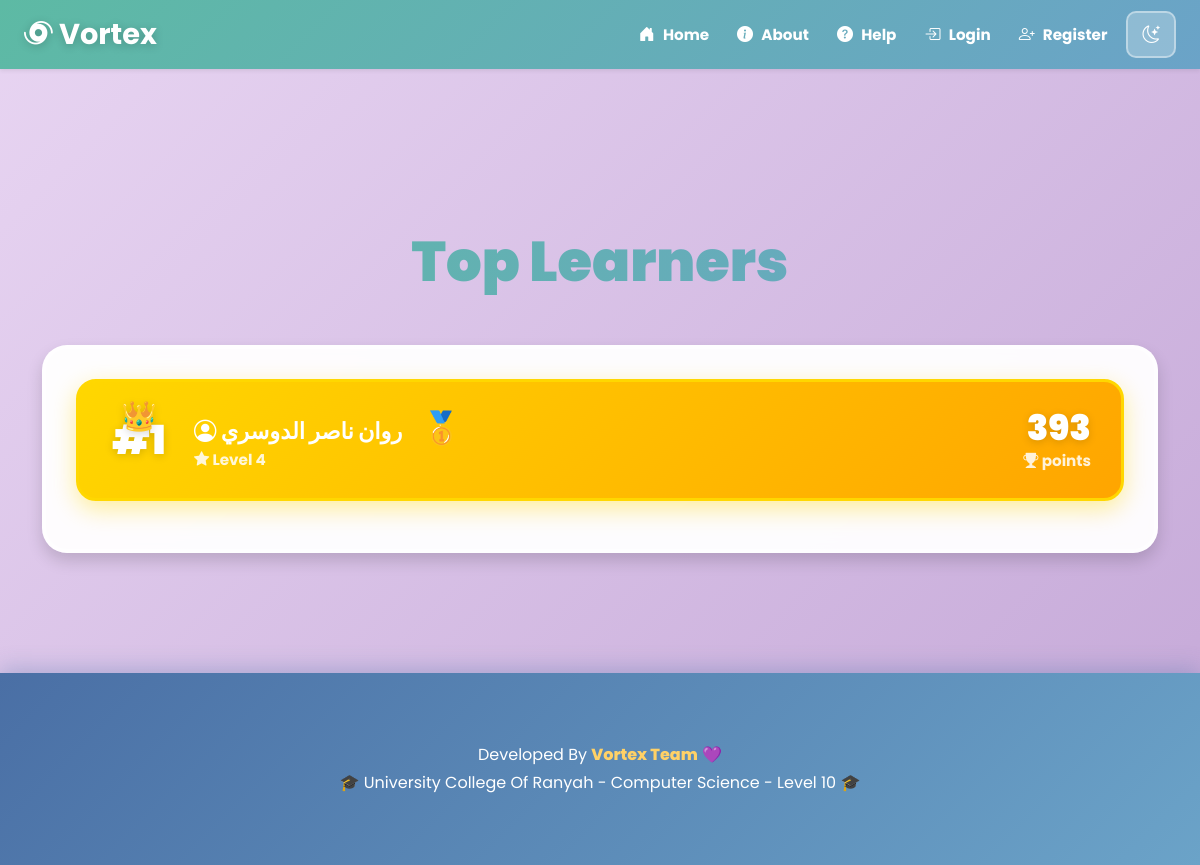
The app's page /leaderboard with its own data.
### models.py (models this page shows)
class User(UserMixin, db.Model):
    id = db.Column(db.Integer, primary_key=True)
    username = db.Column(db.String(80), unique=True, nullable=False)
    email = db.Column(db.String(120), unique=True, nullable=False)
    password = db.Column(db.String(200), nullable=False)
    score = db.Column(db.Integer, default=0)
    level = db.Column(db.Integer, default=1)
    created_at = db.Column(db.DateTime, default=datetime.utcnow)
    uploads = db.relationship('Upload', backref='user', lazy=True)
    quiz_results = db.relationship('QuizResult', backref='user', lazy=True)
    battle_participations = db.relationship('BattleParticipant', backref='user', lazy=True)
    reviews = db.relationship('Review', backref='user', lazy=True)

### app.py (the view)
@app.route('/leaderboard')
def leaderboard():
    top_users = User.query.order_by(User.score.desc()).limit(10).all()
    return render_template('leaderboard.html', users=top_users)

### templates/leaderboard.html (shortened to what this page needs)
<!DOCTYPE html>
<html lang="en">
<head>
    <link href="https://cdn.jsdelivr.net/npm/bootstrap@5.3.2/dist/css/bootstrap.min.css" rel="stylesheet">
    <link href="https://cdn.jsdelivr.net/npm/bootstrap-icons/font/bootstrap-icons.css" rel="stylesheet">
</head>
<body class="light-mode">
{% include 'navbar.html' %}
<div class="container mt-5">
    <h1>Top Learners</h1>
    <div class="card shadow">
        {% if users %}
            {% for user in users %}
            <div class="leaderboard-item {{ 'rank-' + loop.index|string if loop.index <= 3 else 'rank-regular' }}">
                <div class="d-flex justify-content-between align-items-center flex-wrap">
                    <div class="d-flex align-items-center mb-2 mb-md-0">
                        <div class="rank-number position-relative">
                            #{{ loop.index }}
                        </div>
                        <div class="user-info">
                            <h5 class="mb-0">
                                <i class="bi bi-person-circle"></i>
                                {{ user.username }}
                                {% if loop.index == 1 %}
                                    <span class="medal-icon">🥇</span>
                                {% elif loop.index == 2 %}
                                    <span class="medal-icon">🥈</span>
                                {% elif loop.index == 3 %}
                                    <span class="medal-icon">🥉</span>
                                {% endif %}
                            </h5>
                            <small>
                                <i class="bi bi-star-fill"></i>
                                Level {{ user.level }}
                            </small>
                        </div>
                    </div>
                    <div class="score-display">
                        <h4 class="mb-0">{{ user.score }}</h4>
                        <small>
                            <i class="bi bi-trophy-fill"></i>
                            points
                        </small>
                    </div>
                </div>
            </div>
            {% endfor %}
        {% else %}
            <div class="empty-state">
                <i class="bi bi-trophy"></i>
                <p>No users yet. Be the first to join the leaderboard!</p>
            </div>
        {% endif %}
    </div>
</div>
<footer>
    <div class="container text-center">
        <p class="mb-1">Developed By <strong>Vortex Team</strong> 💜</p>
        <p class="mb-0">🎓 University College Of Ranyah - Computer Science - Level 10 🎓</p>
    </div>
</footer>
</body>
</html>

### templates/leaderboard.html (style rules this page uses)
:root { --bg-lavender: #E8D5F2; --bg-purple: #C4A7D7; --teal: #5DBAA4; --teal-light: #7DD3BD; --yellow: #FFD166; --gold: #FFD700; --silver: #C0C0C0; --bronze: #CD7F32; --pink: #FFB3BA; --blue: #6BA3C8; --navy: #4A6FA5; --text: #2C2C54; }
* { font-family: 'Poppins', 'Cairo', sans-serif; }
body.light-mode { background: linear-gradient(135deg, var(--bg-lavender) 0%, var(--bg-purple) 100%); color: var(--text); min-height: 100vh; }
.container { padding-top: 40px; padding-bottom: 40px; }
h1 { font-size: 3.5rem; font-weight: 900; text-align: center; margin-bottom: 50px; background: linear-gradient(90deg, var(--teal), var(--blue)); -webkit-background-clip: text; -webkit-text-fill-color: transparent; position: relative; padding-top: 60px; }
h1::before { content: '🏆'; position: absolute; top: 0; left: 50%; transform: translateX(-50%); font-size: 4rem; animation: trophy-shake 2s ease-in-out infinite; }
.card { background: rgba(255, 255, 255, 0.95); backdrop-filter: blur(10px); border-radius: 25px; border: 4px solid rgba(255, 255, 255, 0.6); box-shadow: 0 10px 35px rgba(108, 91, 123, 0.2); padding: 30px; }
.leaderboard-item { padding: 25px 30px; border-radius: 20px; margin-bottom: 18px; transition: all 0.3s ease; position: relative; overflow: hidden; border: 3px solid transparent; }
.leaderboard-item::before { content: ''; position: absolute; top: 0; left: 0; width: 100%; height: 100%; background: radial-gradient(circle at top left, rgba(255,255,255,0.2), transparent); opacity: 0; transition: opacity 0.3s ease; }
.rank-1 { background: linear-gradient(135deg, #FFD700, #FFA500); color: white; border-color: #FFD700; box-shadow: 0 8px 25px rgba(255, 215, 0, 0.4); animation: pulse-gold 2s ease-in-out infinite; }
.rank-number { font-size: 2.5rem; font-weight: 900; margin-right: 25px; min-width: 60px; text-align: center; text-shadow: 0 2px 8px rgba(0,0,0,0.15); }
.rank-1 .rank-number::after { content: '👑'; position: absolute; top: -15px; left: 50%; transform: translateX(-50%); font-size: 1.8rem; }
.user-info h5 { font-weight: 800; font-size: 1.4rem; margin-bottom: 5px; }
.user-info small { font-weight: 700; opacity: 0.85; font-size: 0.95rem; }
.score-display { text-align: right; }
.score-display h4 { font-size: 2.2rem; font-weight: 900; margin-bottom: 5px; text-shadow: 0 2px 8px rgba(0,0,0,0.15); }
.score-display small { font-weight: 700; opacity: 0.85; font-size: 0.95rem; }
footer { background: linear-gradient(135deg, var(--navy), var(--blue)); color: white; padding: 30px 0; margin-top: 80px; text-align: center; box-shadow: 0 -5px 20px rgba(74, 111, 165, 0.3); }
footer strong { color: var(--yellow); font-weight: 800; }
.medal-icon { font-size: 2rem; margin-left: 15px; }

### templates/navbar.html (style rules this page uses)
body { padding-top: 80px; }

### records on screen
User: username "روان ناصر الدوسري", level "4", score "393"
